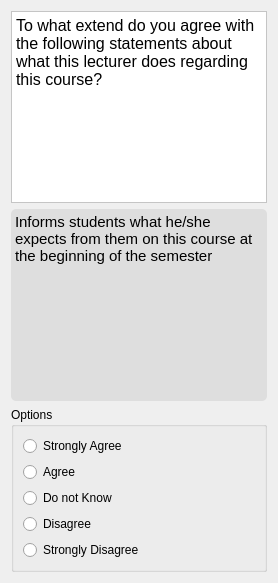
                   <widget class="QWidget" name="page_41">
                    <layout class="QVBoxLayout" name="verticalLayout_115">
                     <item>
                      <widget class="QTextBrowser" name="textBrowser_89">
                       <property name="styleSheet">
                        <string notr="true">background-color: rgb(255, 255, 255);</string>
                       </property>
                       <property name="html">
                        <string>&lt;!DOCTYPE HTML PUBLIC &quot;-//W3C//DTD HTML 4.0//EN&quot; &quot;http://www.w3.org/TR/REC-html40/strict.dtd&quot;&gt;
&lt;html&gt;&lt;head&gt;&lt;meta name=&quot;qrichtext&quot; content=&quot;1&quot; /&gt;&lt;style type=&quot;text/css&quot;&gt;
p, li { white-space: pre-wrap; }
&lt;/style&gt;&lt;/head&gt;&lt;body style=&quot; font-family:'Comic Sans MS'; font-size:10pt; font-weight:400; font-style:normal;&quot;&gt;
&lt;p style=&quot; margin-top:0px; margin-bottom:0px; margin-left:0px; margin-right:0px; -qt-block-indent:0; text-indent:0px;&quot;&gt;&lt;span style=&quot; font-family:'consolas'; font-size:12pt;&quot;&gt;To what extend do you agree with the following statements about what this lecturer does regarding this course?&lt;/span&gt;&lt;/p&gt;&lt;/body&gt;&lt;/html&gt;</string>
                       </property>
                      </widget>
                     </item>
                     <item>
                      <widget class="QTextBrowser" name="textBrowser_90">
                       <property name="styleSheet">
                        <string notr="true">background-color: rgb(222, 222, 222);
border-radius: 5px;</string>
                       </property>
                       <property name="html">
                        <string>&lt;!DOCTYPE HTML PUBLIC &quot;-//W3C//DTD HTML 4.0//EN&quot; &quot;http://www.w3.org/TR/REC-html40/strict.dtd&quot;&gt;
&lt;html&gt;&lt;head&gt;&lt;meta name=&quot;qrichtext&quot; content=&quot;1&quot; /&gt;&lt;style type=&quot;text/css&quot;&gt;
p, li { white-space: pre-wrap; }
&lt;/style&gt;&lt;/head&gt;&lt;body style=&quot; font-family:'Comic Sans MS'; font-size:10pt; font-weight:400; font-style:normal;&quot;&gt;
&lt;p style=&quot; margin-top:0px; margin-bottom:0px; margin-left:0px; margin-right:0px; -qt-block-indent:0; text-indent:0px;&quot;&gt;&lt;span style=&quot; font-family:'consolas'; font-size:11pt;&quot;&gt;Informs students what he/she expects from them on this course at the beginning of the semester&lt;/span&gt;&lt;/p&gt;&lt;/body&gt;&lt;/html&gt;</string>
                       </property>
                      </widget>
                     </item>
                     <item>
                      <widget class="QGroupBox" name="groupBox_29">
                       <property name="styleSheet">
                        <string notr="true">QRadionButton:{
	font: 10pt &quot;Comic Sans MS&quot;;
}</string>
                       </property>
                       <property name="title">
                        <string>Options</string>
                       </property>
                       <property name="flat">
                        <bool>false</bool>
                       </property>
                       <layout class="QVBoxLayout" name="verticalLayout_116">
                        <item>
                         <layout class="QVBoxLayout" name="verticalLayout_117">
                          <item>
                           <widget class="QRadioButton" name="radioButton_3_6">
                            <property name="styleSheet">
                             <string notr="true"/>
                            </property>
                            <property name="text">
                             <string>Strongly Agree</string>
                            </property>
                           </widget>
                          </item>
                          <item>
                           <widget class="QRadioButton" name="radioButton_3_7">
                            <property name="text">
                             <string>Agree</string>
                            </property>
                           </widget>
                          </item>
                          <item>
                           <widget class="QRadioButton" name="radioButton_3_8">
                            <property name="text">
                             <string>Do not Know</string>
                            </property>
                           </widget>
                          </item>
                          <item>
                           <widget class="QRadioButton" name="radioButton_3_9">
                            <property name="text">
                             <string>Disagree</string>
                            </property>
                           </widget>
                          </item>
                          <item>
                           <widget class="QRadioButton" name="radioButton_3_10">
                            <property name="text">
                             <string>Strongly Disagree</string>
                            </property>
                           </widget>
                          </item>
                         </layout>
                        </item>
                       </layout>
                      </widget>
                     </item>
                    </layout>
                   </widget>
